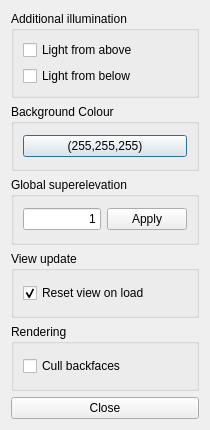
<?xml version="1.0" encoding="UTF-8"?>
<ui version="4.0">
 <class>VisPrefsDialog</class>
 <widget class="QDialog" name="VisPrefsDialog">
  <property name="geometry">
   <rect>
    <x>0</x>
    <y>0</y>
    <width>210</width>
    <height>430</height>
   </rect>
  </property>
  <property name="minimumSize">
   <size>
    <width>210</width>
    <height>430</height>
   </size>
  </property>
  <property name="maximumSize">
   <size>
    <width>210</width>
    <height>430</height>
   </size>
  </property>
  <property name="windowTitle">
   <string>Vis-Settings</string>
  </property>
  <layout class="QVBoxLayout" name="verticalLayout_4">
   <item>
    <widget class="QGroupBox" name="LightBox">
     <property name="title">
      <string>Additional illumination</string>
     </property>
     <layout class="QVBoxLayout" name="verticalLayout_2">
      <item>
       <widget class="QCheckBox" name="lightAboveBox">
        <property name="text">
         <string>Light from above</string>
        </property>
       </widget>
      </item>
      <item>
       <widget class="QCheckBox" name="lightBelowBox">
        <property name="text">
         <string>Light from below</string>
        </property>
       </widget>
      </item>
     </layout>
    </widget>
   </item>
   <item>
    <widget class="QGroupBox" name="ColorBox">
     <property name="title">
      <string>Background Colour</string>
     </property>
     <layout class="QVBoxLayout" name="verticalLayout">
      <item>
       <widget class="ColorPickerPushButton" name="bgColorButton">
        <property name="text">
         <string>(255,255,255)</string>
        </property>
       </widget>
      </item>
     </layout>
    </widget>
   </item>
   <item>
    <widget class="QGroupBox" name="SuperelevationBox">
     <property name="title">
      <string>Global superelevation</string>
     </property>
     <layout class="QHBoxLayout" name="horizontalLayout">
      <item>
       <widget class="QLineEdit" name="superelevationLineEdit">
        <property name="sizePolicy">
         <sizepolicy hsizetype="Preferred" vsizetype="Fixed">
          <horstretch>0</horstretch>
          <verstretch>0</verstretch>
         </sizepolicy>
        </property>
        <property name="toolTip">
         <string>Specify the superelevation factor. Click on the button to apply.</string>
        </property>
        <property name="text">
         <string>1</string>
        </property>
        <property name="alignment">
         <set>Qt::AlignRight|Qt::AlignTrailing|Qt::AlignVCenter</set>
        </property>
       </widget>
      </item>
      <item>
       <widget class="QPushButton" name="superelevationPushButton">
        <property name="text">
         <string>Apply</string>
        </property>
       </widget>
      </item>
     </layout>
    </widget>
   </item>
   <item>
    <widget class="QGroupBox" name="ViewUpdateBox">
     <property name="title">
      <string>View update</string>
     </property>
     <layout class="QVBoxLayout" name="verticalLayout_3">
      <item>
       <widget class="QCheckBox" name="loadShowAllCheckBox">
        <property name="toolTip">
         <string>Resizes view to show the entire scene when loading new data.</string>
        </property>
        <property name="text">
         <string>Reset view on load</string>
        </property>
        <property name="checked">
         <bool>true</bool>
        </property>
       </widget>
      </item>
     </layout>
    </widget>
   </item>
   <item>
    <widget class="QGroupBox" name="groupBox">
     <property name="title">
      <string>Rendering</string>
     </property>
     <layout class="QVBoxLayout" name="verticalLayout_5">
      <item>
       <widget class="QCheckBox" name="cullBackfacesCheckBox">
        <property name="toolTip">
         <string>If enabled, all objects (such as triangles, quads) which normals are not pointing towards the view are not rendered.</string>
        </property>
        <property name="text">
         <string>Cull backfaces</string>
        </property>
       </widget>
      </item>
     </layout>
    </widget>
   </item>
   <item>
    <widget class="QPushButton" name="closePushButton">
     <property name="text">
      <string>Close</string>
     </property>
    </widget>
   </item>
  </layout>
 </widget>
 <customwidgets>
  <customwidget>
   <class>ColorPickerPushButton</class>
   <extends>QPushButton</extends>
   <header>ColorPickerPushButton.h</header>
  </customwidget>
 </customwidgets>
 <resources/>
 <connections>
  <connection>
   <sender>closePushButton</sender>
   <signal>clicked()</signal>
   <receiver>VisPrefsDialog</receiver>
   <slot>close()</slot>
   <hints>
    <hint type="sourcelabel">
     <x>93</x>
     <y>275</y>
    </hint>
    <hint type="destinationlabel">
     <x>93</x>
     <y>147</y>
    </hint>
   </hints>
  </connection>
 </connections>
</ui>
